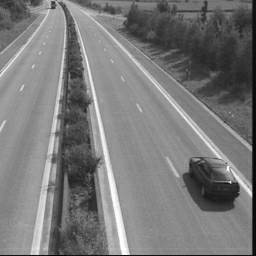
%> input picture image/road_0.png, 256 x 256 px
$ octave Image_Decomposition.m   (GNU Octave 9; MATLAB toolbox functions it lacks are replaced by stand-ins)
%> lines starting %> are read from the running program, lines starting %| are printed output that depends on the picture

%read the image into work space
image0 = imread('road_0.png');
%> image0 is the input picture: size 256x256 uint8; min 0, max 255, mean 121.3
image1 = imread('road_1.png');
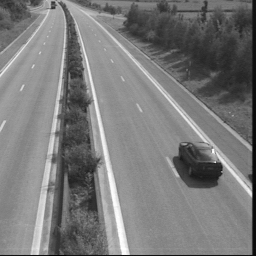
%> input picture image/road_1.png, 256 x 256 px
%> image1 is the input picture: size 256x256 uint8; min 0, max 255, mean 122

%%
% perform the quatree decomposition
S = qtdecomp(image0,.2);%For the first image
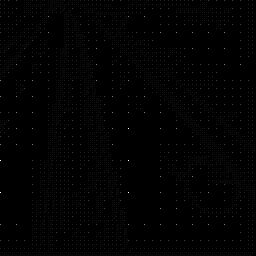
%> S: size 256x256 double; min 0, max 32, mean 0.2; drawn with min black and max white
block0 = repmat(uint8(0),size(S));

for dim = [256 128 64 32 16 8 4 2 1]
  numblocks = length(find(S==dim));
  if (numblocks > 0)
    values = repmat(uint8(1),[dim dim numblocks]);
    values(2:dim,2:dim,:) = 0;
    block0 = qtsetblk(block0,S,dim,values);
  end
end
%> this loop made 9 passes
%> numblocks on passes 1 to 9: 0, 0, 0, 5, 56, 261, 1068, 2467, 2420
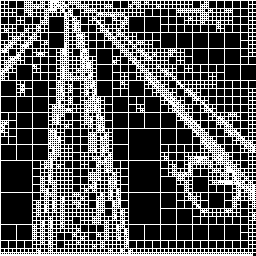
%> block0: size 256x256 uint8; values 0 (black) and 1 (white), 35.5% white in thin lines or dots
%> after the loop, values = 2420 values from 1 to 1

block0(end,1:end) = 1;
block0(1:end,end) = 1;
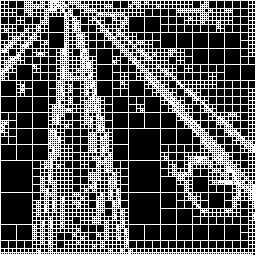
%> block0: size 256x256 uint8; values 0 (black) and 1 (white), 35.8% white in thin lines or dots

imshow(image0)

figure,imshow(block0,[])
title("Block Image for road0.png");

%%
% perform the quatree decomposition
S = qtdecomp(image1,.2);%for second image
block1 = repmat(uint8(0),size(S));

for dim = [256 128 64 32 16 8 4 2 1]
  numblocks = length(find(S==dim));
  if (numblocks > 0)
    values = repmat(uint8(1),[dim dim numblocks]);
    values(2:dim,2:dim,:) = 0;
    block1 = qtsetblk(block1,S,dim,values);
  end
end
%> this loop made 9 passes
%> numblocks on passes 1 to 9: 0, 0, 0, 7, 51, 251, 1080, 2384, 2432
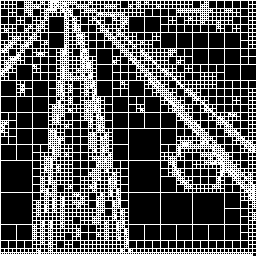
%> block1: size 256x256 uint8; values 0 (black) and 1 (white), 35% white in thin lines or dots
%> after the loop, values = 2432 values from 1 to 1

block1(end,1:end) = 1;
block1(1:end,end) = 1;
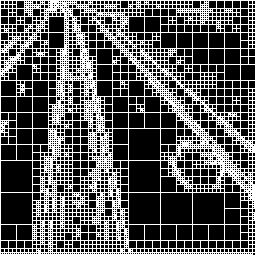
%> block1: size 256x256 uint8; values 0 (black) and 1 (white), 35.3% white in thin lines or dots

imshow(image1)

figure,imshow(block1,[]);
title("Block image for road1.png");

%%
%differences between two images

diffImage = abs(double(block0) - double(block1));
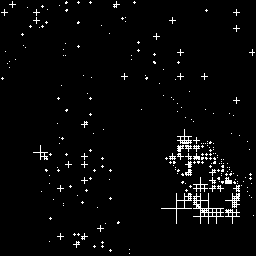
%> diffImage: size 256x256 double; values 0 (black) and 1 (white), 3% white in thin lines or dots
figure, imshow(diffImage,[]);
title("Image for block difference");
